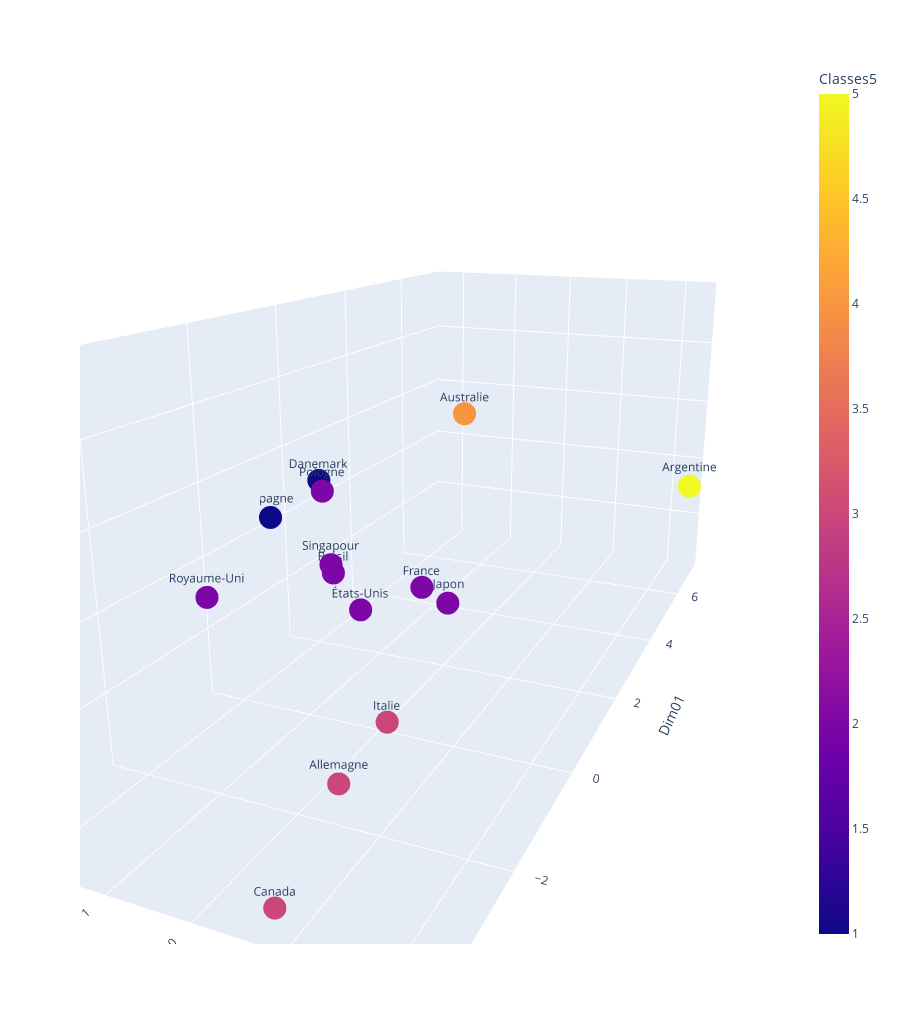

This figure's notebook cell:
### Code cell
fig = px.scatter_3d(d02.reset_index(), 
                    x='Dim01', 
                    y='Dim02', 
                    z='Dim03',
                    color='Classes5',
                    #size=np.abs(donnees.Eat),
                    #symbol='CD23',
                    text='pays_c', 
                    width=900,
                    height=1024,
                   )

fig.show()

### Figure 1 — Plotly figure (JSON) as saved in the notebook; plotly's stock layout.template omitted (floating-point values rounded to 4 significant figures)
{"data": [{"hovertemplate": "Dim01=%{x}<br>Dim02=%{y}<br>Dim03=%{z}<br>pays_c=%{text}<br>Classes5=%{marker.color}<extra></extra>", "legendgroup": "", "marker": {"color": [3, 5, 4, 2, 3, 1, 1, 2, 3, 2, 2, 2, 2, 2], "coloraxis": "coloraxis", "symbol": "circle"}, "mode": "markers+text", "name": "", "scene": "scene", "showlegend": false, "text": ["Allemagne", "Argentine", "Australie", "Brésil", "Canada", "Danemark", "Espagne", "France", "Italie", "Japon", "Pologne", "Royaume-Uni", "Singapour", "États-Unis"], "type": "scatter3d", "x": [-2.331, 7.225, -2.718, 0.4317, -3.582, 1.994, 1.386, -0.2044, -1.734, 1.256, 0.1603, -1.287, -0.4703, -0.1261], "y": [-0.7101, -2.348, -2.216, 0.8452, -0.7007, 1.922, 2.362, -0.6775, -0.9712, -0.3817, 0.8094, 1.536, 0.3611, 0.1697], "z": [-1.195, -0.4284, 2.855, -0.1201, -1.798, 0.5647, 0.1369, 0.1622, -0.7383, -0.6424, 1.042, 0.08026, 0.3757, -0.2933]}], "layout": {"coloraxis": {"colorbar": {"title": {"text": "Classes5"}}, "colorscale": [[0, "#0d0887"], [0.1111, "#46039f"], [0.2222, "#7201a8"], [0.3333, "#9c179e"], [0.4444, "#bd3786"], [0.5556, "#d8576b"], [0.6667, "#ed7953"], [0.7778, "#fb9f3a"], [0.8889, "#fdca26"], [1, "#f0f921"]]}, "height": 1024, "legend": {"tracegroupgap": 0}, "margin": {"t": 60}, "scene": {"aspectmode": "auto", "aspectratio": {"x": 1.747, "y": 0.7613, "z": 0.752}, "camera": {"center": {"x": 0, "y": 0, "z": 0}, "eye": {"x": -1.894, "y": -0.8286, "z": 0.6423}, "projection": {"type": "perspective"}, "up": {"x": 0, "y": 0, "z": 1}}, "domain": {"x": [0, 1], "y": [0, 1]}, "xaxis": {"title": {"text": "Dim01"}, "type": "linear"}, "yaxis": {"title": {"text": "Dim02"}, "type": "linear"}, "zaxis": {"title": {"text": "Dim03"}, "type": "linear"}}, "width": 900}}
